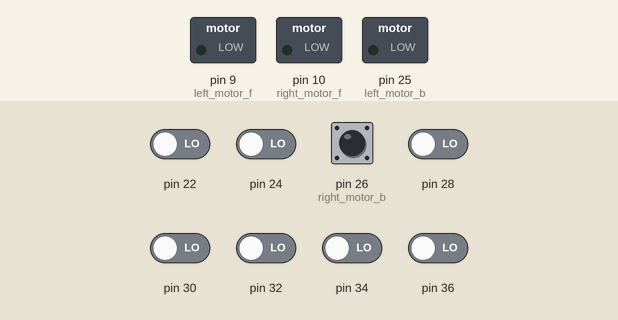
The sketch below on a simulated Arduino Mega 2560, built with avr-gcc and run on an emulated ATmega2560. Parts: switched loads named in the sketch (green lamp = pin HIGH). The test bench sets the inputs (shaded band); at power-on: pin 22, pin 24, pin 26 (right_motor_b), pin 28, pin 30, pin 32, pin 34, pin 36 LOW.

Above: at 1.2 s.
1.3 s: pin 24 driven HIGH
At 2.5 s:
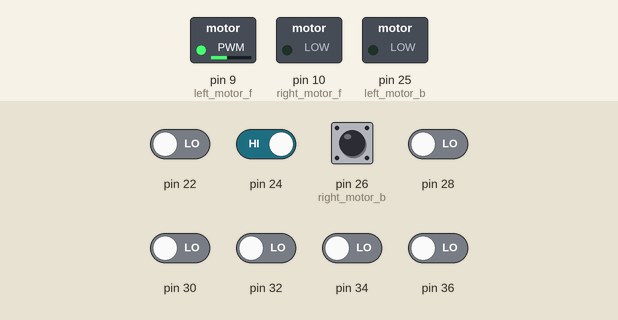
2.8 s: pin 26 (right_motor_b) pulled HIGH for 0.15 s
At 3.2 s:
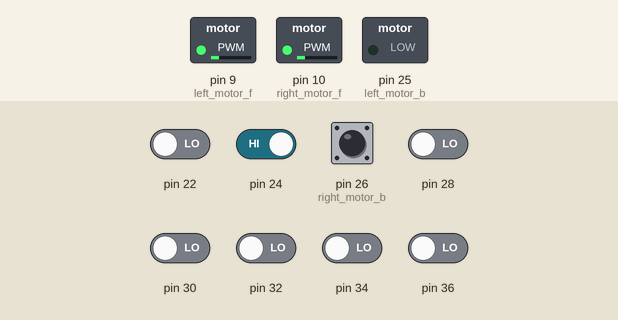
4.4 s: pin 24 driven LOW
At 4.9 s:
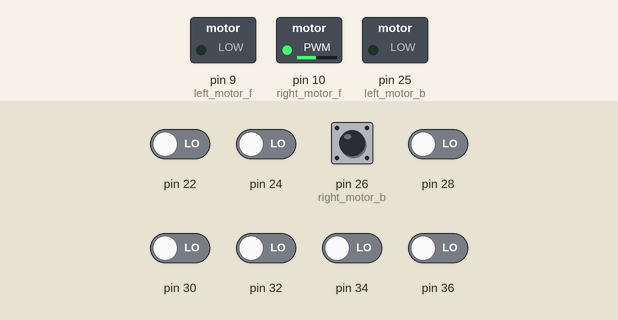
5.9 s: pin 28 driven HIGH
At 6.2 s:
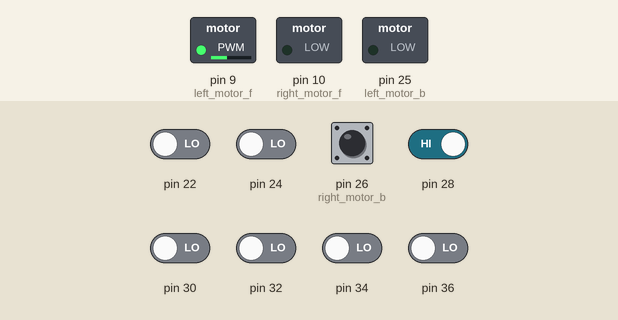
Timing chart, 0 to 8.4 s (numbered marks = the images above; inputs shaded):
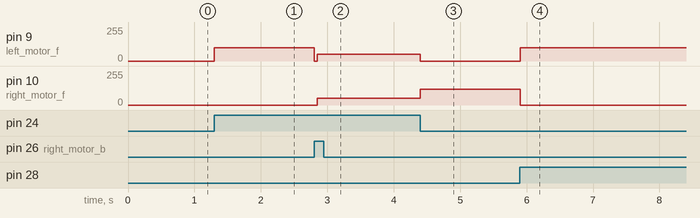

Measured:
- after the input at 1.3 s, pin 9 (left_motor_f): 0/255 → 100/255 at once
- after the input at 2.8 s, pin 9 (left_motor_f): 100/255 → 50/255 at once; pin 10 (right_motor_f): 0/255 → 50/255 after 0.05 s
- after the input at 4.4 s, pin 9 (left_motor_f): 50/255 → 0/255 at once; pin 10 (right_motor_f): 50/255 → 120/255 at once
- after the input at 5.9 s, pin 9 (left_motor_f): 0/255 → 100/255 at once; pin 10 (right_motor_f): 120/255 → 0/255 at once

The sketch:

cybernauts_final_v1.ino
```cpp
#include <digitalWriteFast.h>
#include <QTRSensors.h>

#define NUM_SENSORS   8     // number of sensors used
#define TIMEOUT       2500  // waits for 2500 microseconds for sensor outputs to go low
#define EMITTER_PIN   QTR_NO_EMITTER_PIN     // emitter is controlled by digital pin 2

#define high 2500
#define low 200
#define b_high 2000
#define b_low 500


// sensors 0 through 7 are connected to digital pins 3 through 10, respectively
QTRSensorsRC qtrrc((unsigned char[]) {
  22, 24, 26, 28, 30, 32, 34, 36
},
NUM_SENSORS, TIMEOUT, EMITTER_PIN);

unsigned int sensorValues[NUM_SENSORS];
unsigned int lastValues[NUM_SENSORS];
unsigned int lastposition;

//PD control
#define kp .1
#define kd 2
#define base_position 3500
int last_error = 0;

// motor pins
#define left_motor_f 9
#define right_motor_f 10
#define left_motor_b 25
#define right_motor_b 26

#define max_speed 100
#define turn_speed 120
#define a_speed 50

unsigned int position;

void setup() {
  pinMode(left_motor_f, OUTPUT);
  pinMode(right_motor_f, OUTPUT);
  pinMode(left_motor_b, OUTPUT);
  pinMode(right_motor_b, OUTPUT);
}

void loop() {
begining:
  digitalWrite(left_motor_b, LOW);
  digitalWrite(right_motor_b, LOW);
  position = readline();

  if (sensorValues[1] < b_low && sensorValues[2] < b_low && sensorValues[3] < b_low && sensorValues[4] < b_low && sensorValues[5] < b_low && sensorValues[6] < b_low)
  {
    //sonar sensor part
  }

  // checkpoint and t-section
  else if (sensorValues[0] > b_high && sensorValues[1] > b_high && sensorValues[2] > b_high && sensorValues[5] > b_high && sensorValues[6] > b_high && sensorValues[7] > b_high)
  {
    analogWrite(left_motor_f, a_speed);
    analogWrite(right_motor_f, a_speed);
    delay(300); //need to be check
    position = readline();
    if (sensorValues[0] > b_high && sensorValues[1] > b_high && sensorValues[2] > b_high && sensorValues[5] > b_high && sensorValues[6] > b_high && sensorValues[7] > b_high)
    {
      while (1)
      {
        digitalWrite(left_motor_f, LOW);
        digitalWrite(right_motor_f, LOW);
      }
    }
    else //t-section
      goto begining;
  }

  //left turn
  else if (sensorValues[0] > b_high && sensorValues[1] > b_high && sensorValues[2] > b_high)
  {
    digitalWrite(left_motor_f, LOW);
    digitalWrite(right_motor_f, LOW);
    delay(50);
    do
    {
      analogWrite(right_motor_f, a_speed);
      analogWrite(left_motor_f, a_speed);
      position = readline();
    } while (sensorValues[0] > b_high);
    left_turn();
  }

  //right turn need to check this part
  else if (sensorValues[7] > b_high && sensorValues[6] > b_high && sensorValues[5] > b_high)
  {
    digitalWrite(left_motor_f, LOW);
    digitalWrite(right_motor_f, LOW);
    delay(50);
    do
    {
      analogWrite(right_motor_f, a_speed);
      analogWrite(left_motor_f, a_speed);
      position = readline();
      if (sensorValues[0] > b_high && sensorValues[1] > b_high)
      {
        left_turn();
        goto begining;
      }
    } while (sensorValues[7] > b_high);
    right_turn();
  }

  //straight line
  else
    line_follow(position);

}


unsigned int readline()
{
  qtrrc.read(sensorValues);
  unsigned int pos = 0;
  int sum = 0;

  for (int i = 0; i < NUM_SENSORS; i++)
  {
    if (sensorValues[i] < low)
      sensorValues[i] = 0;
    else if (sensorValues[i] < high)
      sensorValues[i] = sensorValues[i] - low;
    else
      sensorValues[i] = high - low;
    pos = pos + (i * 1000) * sensorValues[i];
    sum = sum + sensorValues[i];
  }

  for (int j = 0; j < NUM_SENSORS; j++)
  {
    if (sensorValues[j] > b_high)  // critical point
      goto label;
  }
  pos = lastposition;
  return pos;
label:
  for (int j = 0; j < NUM_SENSORS; j++)
  {
    lastValues[NUM_SENSORS] = sensorValues[NUM_SENSORS];
  }
  pos = pos / sum;
  lastposition = pos;
  return pos;
}

void line_follow(unsigned int pos)
{
  digitalWrite(left_motor_b, LOW);
  digitalWrite(right_motor_b, LOW);

  int error = pos - base_position;
  int speed_var = kp * error + kd * (error - last_error);
  last_error = error;
  if (speed_var > 0) //left turn
  {
    analogWrite(left_motor_f, (max(0, max_speed - speed_var)));
    analogWrite(right_motor_f, max_speed);
  }
  else // right turn
  {
    analogWrite(left_motor_f, max_speed);
    analogWrite(right_motor_f, (max(0, max_speed + speed_var)));
  }
}

void left_turn()
{
  digitalWrite(left_motor_f, LOW);
  digitalWrite(right_motor_b, LOW);
  analogWrite(left_motor_b, turn_speed);
  analogWrite(right_motor_f, turn_speed);
  delay(300);
  do
  {
    analogWrite(left_motor_b, turn_speed);
    analogWrite(right_motor_f, turn_speed);
    position = readline();
  } while (sensorValues[3] < b_high && sensorValues[4] < b_high);
}

void right_turn()
{
  digitalWrite(left_motor_b, LOW);
  digitalWrite(right_motor_f, LOW);
  analogWrite(left_motor_f, turn_speed);
  analogWrite(right_motor_b, turn_speed);
  delay(300);
  do
  {
    analogWrite(left_motor_f, turn_speed);
    analogWrite(right_motor_b, turn_speed);
    position = readline();
  } while (sensorValues[3] < b_high && sensorValues[4] < b_high);
}
```
